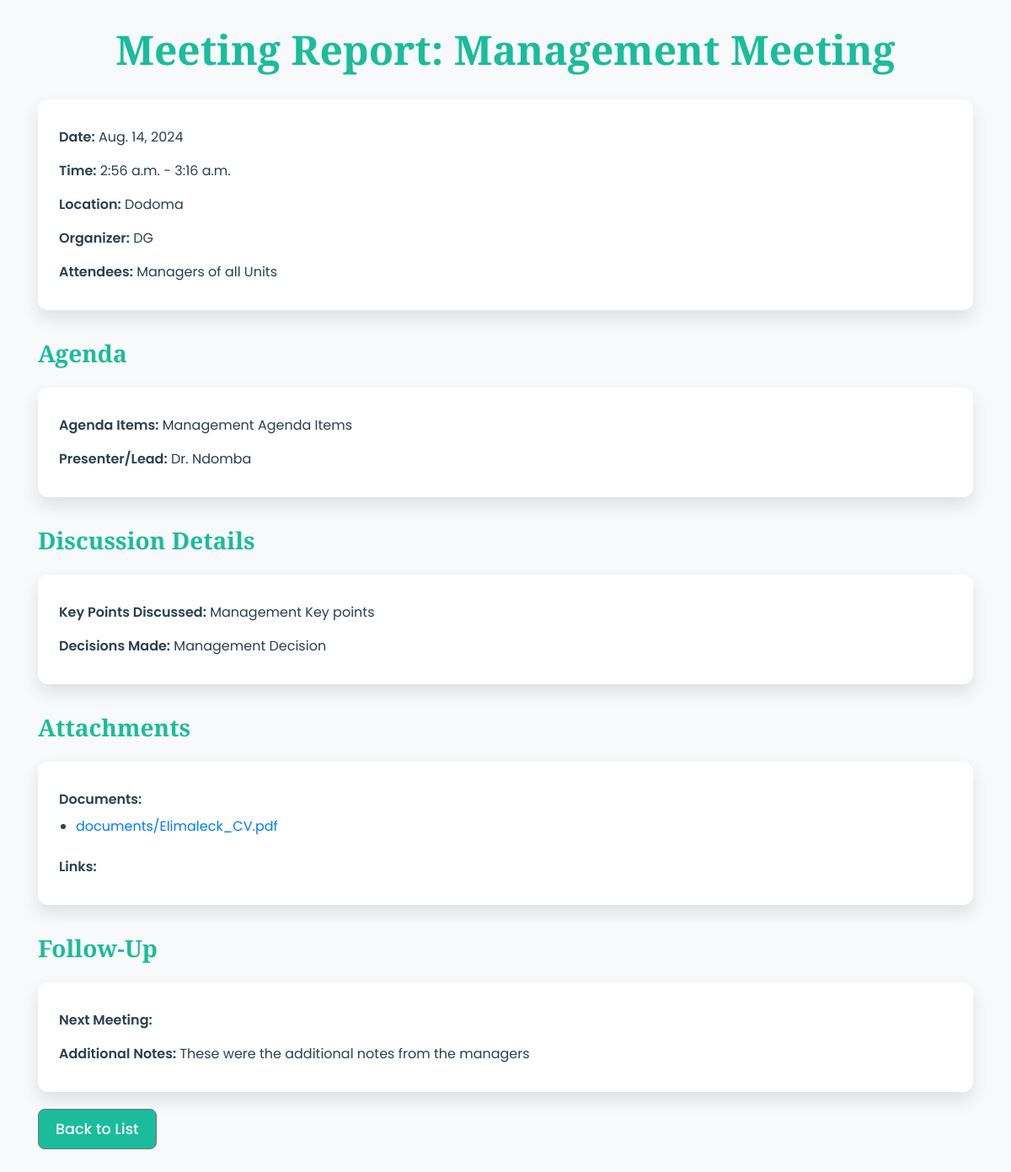
The app's page /meetings/2/ with its own data.
### Meetings/models.py (models this page shows, shortened)
class MeetingReport(models.Model):
    meeting_date = models.DateField()
    meeting_time_start = models.TimeField()
    meeting_time_end = models.TimeField()
    location = models.CharField(max_length=255)
    title = models.CharField(max_length=255)
    organizer = models.CharField(max_length=255)
    attendees = models.TextField()  # Store attendees as a list or comma-separated values
    agenda_items = models.TextField()
    presenter_lead = models.TextField()
    key_points_discussed = models.TextField()
    decisions_made = models.TextField()
    additional_notes = models.TextField(blank=True, null=True)

class Document(models.Model):
    file = models.FileField(upload_to='documents/')
    report = models.ForeignKey('MeetingReport', related_name='documents', on_delete=models.CASCADE)

### Meetings/views.py (the view)
# urls.py: path('<int:pk>/', views.meeting_report_detail, name='meeting_report_detail'),
def meeting_report_detail(request, pk):
    report = MeetingReport.objects.get(pk=pk)
    documents = report.documents.all()
    return render(request, 'Meetings/meeting_report_detail.html', {'report': report, 'documents': documents})

### Meetings/Templates/Meetings/meeting_report_detail.html (shortened to what this page needs)
<!DOCTYPE html>
<html lang="en">
<head>
  <link href="https://stackpath.bootstrapcdn.com/bootstrap/4.5.2/css/bootstrap.min.css" rel="stylesheet">
</head>
<body>
  <div class="container">
    <div class="header">
      <h1>Meeting Report: {{ report.title }}</h1>
    </div>
    <div class="content-box">
      <p><strong>Date:</strong> {{ report.meeting_date }}</p>
      <p><strong>Time:</strong> {{ report.meeting_time_start }} - {{ report.meeting_time_end }}</p>
      <p><strong>Location:</strong> {{ report.location }}</p>
      <p><strong>Organizer:</strong> {{ report.organizer }}</p>
      <p><strong>Attendees:</strong> {{ report.attendees }}</p>
    </div>
    <div class="section-title">Agenda</div>
    <div class="content-box">
      <p><strong>Agenda Items:</strong> {{ report.agenda_items }}</p>
      <p><strong>Presenter/Lead:</strong> {{ report.presenter_lead }}</p>
    </div>
    <div class="section-title">Discussion Details</div>
    <div class="content-box">
      <p><strong>Key Points Discussed:</strong> {{ report.key_points_discussed }}</p>
      <p><strong>Decisions Made:</strong> {{ report.decisions_made }}</p>
    </div>
    <div class="section-title">Attachments</div>
    <div class="content-box">
      <p><strong>Documents:</strong></p>
      {% if documents %}
        <ul>
          {% for document in documents %}
            <li><a href="{{ document.file.url }}" target="_blank">{{ document.file.name }}</a></li>
          {% endfor %}
        </ul>
      {% else %}
        <p>No documents uploaded.</p>
      {% endif %}
      <p><strong>Links:</strong> {{ report.links }}</p>
    </div>
    <div class="section-title">Follow-Up</div>
    <div class="content-box">
      <p><strong>Next Meeting:</strong> {{ report.next_meeting }}</p>
      <p><strong>Additional Notes:</strong> {{ report.additional_notes }}</p>
    </div>
    <a href="{% url 'meeting_report_list' %}" class="btn btn-secondary">Back to List</a>
  </div>
</body>
</html>

### Meetings/Templates/Meetings/meeting_report_detail.html (style rules this page uses)
body { font-family: 'Poppins', sans-serif; background-color: #f8f9fa; color: #2c3e50; }
.container { margin-top: 30px; margin-bottom: 30px; }
.header { text-align: center; margin-bottom: 30px; }
.header h1 { font-family: 'Playfair Display', serif; font-size: 3rem; font-weight: 700; color: #1abc9c; }
.section-title { font-family: 'Playfair Display', serif; font-size: 1.75rem; font-weight: 600; margin-top: 30px; margin-bottom: 20px; color: #1abc9c; }
.content-box { background: #ffffff; padding: 25px; border-radius: 12px; box-shadow: 0px 10px 20px rgba(0, 0, 0, 0.1); margin-bottom: 20px; }
.content-box p { margin: 0; padding: 8px 0; font-size: 1rem; }
.content-box strong { color: #2c3e50; font-weight: 600; }
.btn-secondary { background-color: #1abc9c; color: #ffffff; border-radius: 8px; padding: 10px 20px; font-weight: 500; font-size: 1.1rem; }
ul { padding-left: 20px; }
ul li { margin-bottom: 8px; }

### records on screen
MeetingReport: title "Management Meeting", meeting_date "Aug. 14, 2024", meeting_time_start "2:56 a.m.", meeting_time_end "3:16 a.m.", location "Dodoma", organizer "DG", attendees "Managers of all Units", agenda_items "Management Agenda Items", presenter_lead "Dr. Ndomba", key_points_discussed "Management Key points", decisions_made "Management Decision", additional_notes "These were the additional notes from the managers"
Document: file.name "documents/Elimaleck_CV.pdf"
